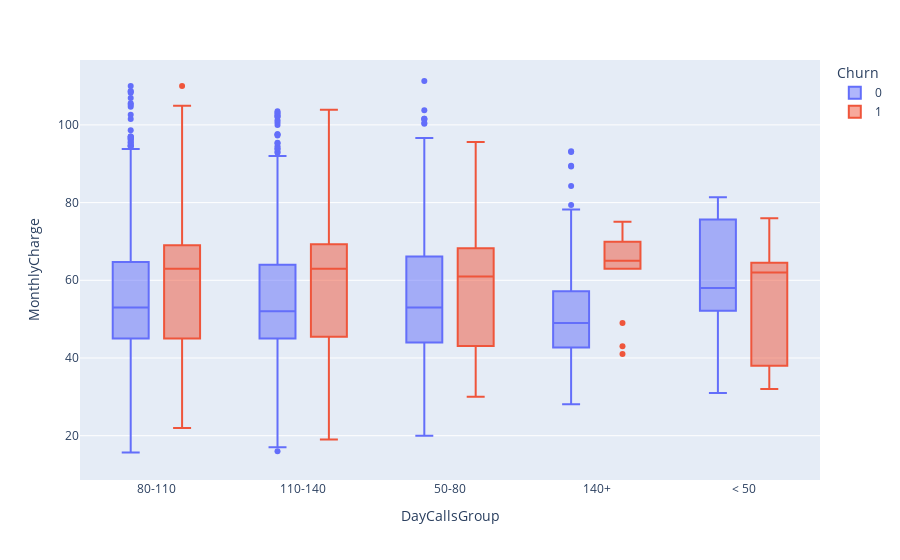

Notebook cell for this chart:
### Markdown cell above
* The customers who make long duration calls are churning.
* For higher Day Mins value we have high customer Churn.
* We can analyze this using the AccountWeeksGroup for better understanding.

### Code cell
# Distibution of Monthly charge for different number of calls
fig = px.box(df, x = 'DayCallsGroup', y = 'MonthlyCharge', color = 'Churn')
fig.show()

### Figure 1 — Plotly figure (JSON) as saved in the notebook; plotly's stock layout.template omitted (floating-point values rounded to 4 significant figures; data arrays with more than 128 entries replaced by an {"elided": "..."} marker saying what was removed)
{"data": [{"alignmentgroup": "True", "hovertemplate": "Churn=0<br>DayCallsGroup=%{x}<br>MonthlyCharge=%{y}<extra></extra>", "legendgroup": "0", "marker": {"color": "#636efa"}, "name": "0", "notched": false, "offsetgroup": "0", "orientation": "v", "showlegend": true, "type": "box", "x": {"elided": "2850 str values"}, "x0": " ", "xaxis": "x", "y": {"elided": "2850 float values"}, "y0": " ", "yaxis": "y"}, {"alignmentgroup": "True", "hovertemplate": "Churn=1<br>DayCallsGroup=%{x}<br>MonthlyCharge=%{y}<extra></extra>", "legendgroup": "1", "marker": {"color": "#EF553B"}, "name": "1", "notched": false, "offsetgroup": "1", "orientation": "v", "showlegend": true, "type": "box", "x": {"elided": "483 str values"}, "x0": " ", "xaxis": "x", "y": {"elided": "483 float values"}, "y0": " ", "yaxis": "y"}], "layout": {"boxmode": "group", "legend": {"title": {"text": "Churn"}, "tracegroupgap": 0}, "margin": {"t": 60}, "xaxis": {"anchor": "y", "domain": [0, 1], "title": {"text": "DayCallsGroup"}}, "yaxis": {"anchor": "x", "domain": [0, 1], "title": {"text": "MonthlyCharge"}}}}
